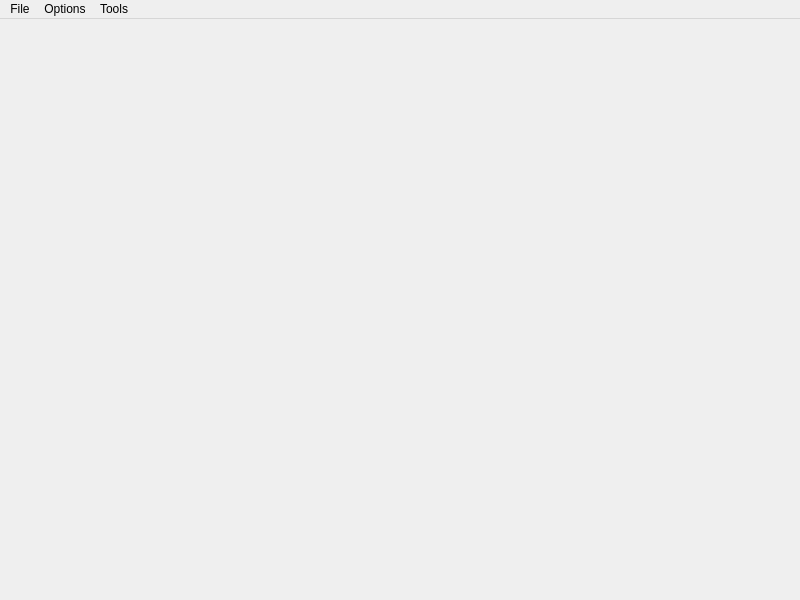
<?xml version="1.0" encoding="UTF-8"?>
<ui version="4.0">
 <class>Whiteboard</class>
 <widget class="QMainWindow" name="Whiteboard">
  <property name="geometry">
   <rect>
    <x>0</x>
    <y>0</y>
    <width>800</width>
    <height>600</height>
   </rect>
  </property>
  <property name="sizePolicy">
   <sizepolicy hsizetype="Expanding" vsizetype="Expanding">
    <horstretch>0</horstretch>
    <verstretch>0</verstretch>
   </sizepolicy>
  </property>
  <property name="windowTitle">
   <string>Whiteboard</string>
  </property>
  <widget class="QWidget" name="centralwidget">
   <property name="sizePolicy">
    <sizepolicy hsizetype="Expanding" vsizetype="Expanding">
     <horstretch>0</horstretch>
     <verstretch>0</verstretch>
    </sizepolicy>
   </property>
  </widget>
  <widget class="QMenuBar" name="menubar">
   <property name="geometry">
    <rect>
     <x>0</x>
     <y>0</y>
     <width>800</width>
     <height>21</height>
    </rect>
   </property>
   <property name="sizePolicy">
    <sizepolicy hsizetype="Fixed" vsizetype="Fixed">
     <horstretch>0</horstretch>
     <verstretch>0</verstretch>
    </sizepolicy>
   </property>
   <property name="minimumSize">
    <size>
     <width>0</width>
     <height>0</height>
    </size>
   </property>
   <widget class="QMenu" name="menuFile">
    <property name="title">
     <string>File</string>
    </property>
    <addaction name="actionSaveAs"/>
    <addaction name="actionLoad"/>
   </widget>
   <widget class="QMenu" name="menuOptions">
    <property name="title">
     <string>Options</string>
    </property>
    <addaction name="actionPen_Color"/>
    <addaction name="actionPen_Width"/>
    <addaction name="separator"/>
    <addaction name="actionClear_Screen"/>
   </widget>
   <widget class="QMenu" name="menuTools">
    <property name="title">
     <string>Tools</string>
    </property>
    <addaction name="actionPen"/>
    <addaction name="actionEraser"/>
   </widget>
   <addaction name="menuFile"/>
   <addaction name="menuOptions"/>
   <addaction name="menuTools"/>
  </widget>
  <action name="actionPen_Color">
   <property name="text">
    <string>Pen Color</string>
   </property>
  </action>
  <action name="actionPen_Width">
   <property name="text">
    <string>Pen Width</string>
   </property>
  </action>
  <action name="actionClear_Screen">
   <property name="text">
    <string>Clear Screen</string>
   </property>
  </action>
  <action name="actionPen">
   <property name="text">
    <string>Pen</string>
   </property>
  </action>
  <action name="actionEraser">
   <property name="text">
    <string>Eraser</string>
   </property>
  </action>
  <action name="actionSaveAs">
   <property name="text">
    <string>Save As</string>
   </property>
  </action>
  <action name="actionLoad">
   <property name="text">
    <string>Load</string>
   </property>
  </action>
 </widget>
 <resources/>
 <connections/>
</ui>
